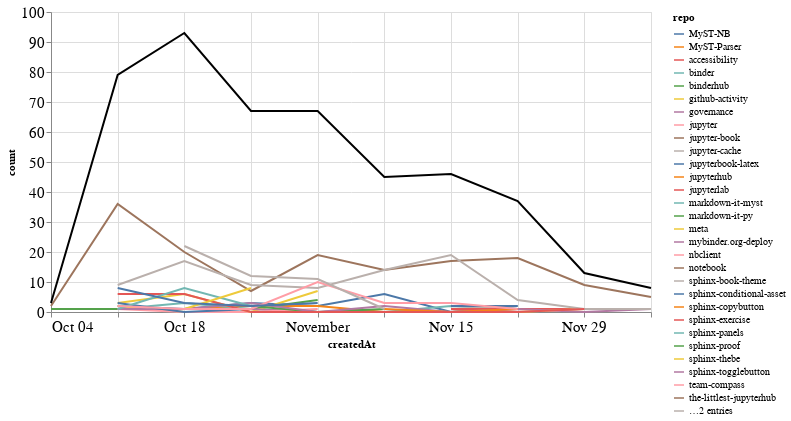

This figure's notebook cell:
### Markdown cell above
### Comments

### Code cell
comments_time = comments.groupby('repo').resample('W', on='createdAt').count()['author'].reset_index()
comments_time = comments_time.rename(columns={'author': 'count'})
comments_time_total = comments_time.groupby('createdAt').agg({"count": "sum"}).reset_index()
ch1 = alt.Chart(comments_time, width=600).mark_line().encode(
    x='createdAt',
    y='count',
    color='repo',
    tooltip="repo"
)

ch2 = alt.Chart(comments_time_total, width=600).mark_line(color="black").encode(
    x='createdAt',
    y='count',
)

ch1 + ch2

### Figure 1 — Vega-Lite specification as saved in the notebook (floating-point values rounded to 4 significant figures; data arrays with more than 128 entries replaced by an {"elided": "..."} marker saying what was removed)
{"config": {"axisLeft": {"labelFontSize": 15}, "axisBottom": {"labelFontSize": 15}}, "layer": [{"data": {"name": "data-2c711775a772379a7c47586f2497d29a"}, "mark": "line", "encoding": {"color": {"type": "nominal", "field": "repo"}, "tooltip": {"type": "nominal", "field": "repo"}, "x": {"type": "temporal", "field": "createdAt"}, "y": {"type": "quantitative", "field": "count"}}, "width": 600}, {"data": {"name": "data-12221341e15513188e0624756c7b5e7f"}, "mark": {"type": "line", "color": "black"}, "encoding": {"x": {"type": "temporal", "field": "createdAt"}, "y": {"type": "quantitative", "field": "count"}}, "width": 600}], "$schema": "https://vega.github.io/schema/vega-lite/v4.8.1.json", "datasets": {"data-2c711775a772379a7c47586f2497d29a": {"elided": "129 records"}, "data-12221341e15513188e0624756c7b5e7f": [{"createdAt": "2020-10-04T00:00:00", "count": 3}, {"createdAt": "2020-10-11T00:00:00", "count": 79}, {"createdAt": "2020-10-18T00:00:00", "count": 93}, {"createdAt": "2020-10-25T00:00:00", "count": 67}, {"createdAt": "2020-11-01T00:00:00", "count": 67}, {"createdAt": "2020-11-08T00:00:00", "count": 45}, {"createdAt": "2020-11-15T00:00:00", "count": 46}, {"createdAt": "2020-11-22T00:00:00", "count": 37}, {"createdAt": "2020-11-29T00:00:00", "count": 13}, {"createdAt": "2020-12-06T00:00:00", "count": 8}]}}
